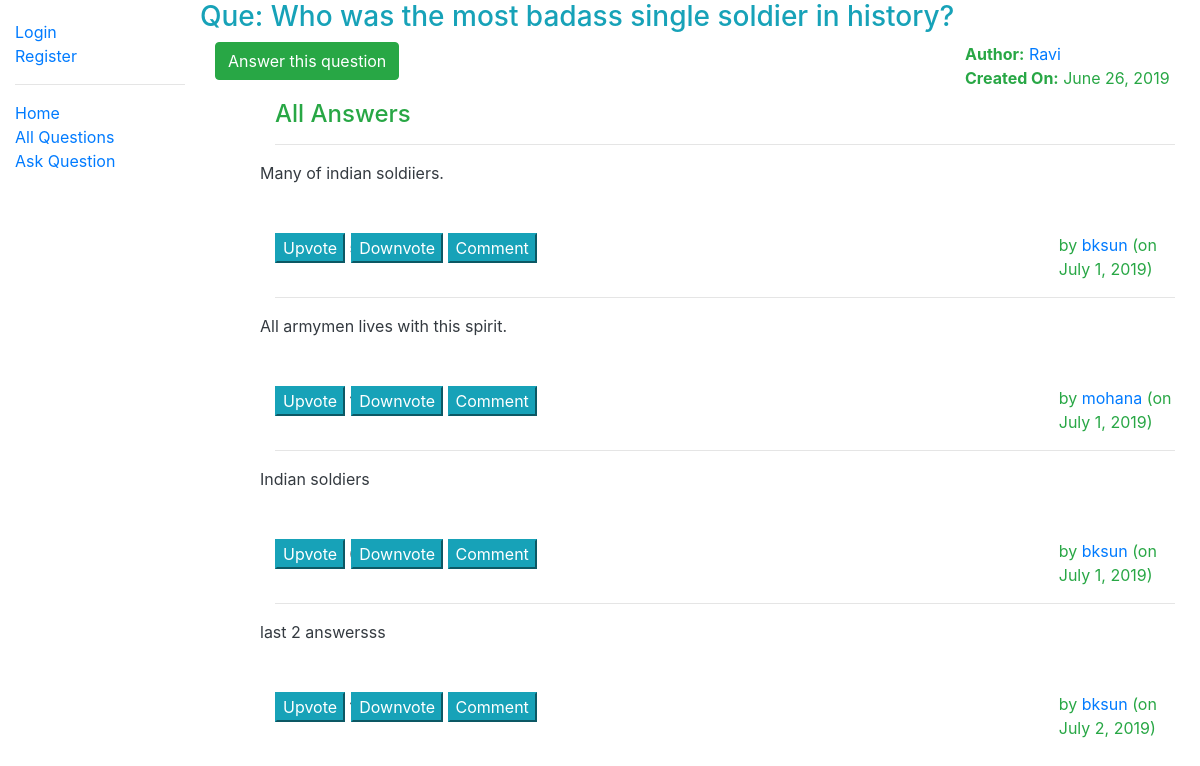
The page /myquora/question/4 on the database as committed earlier.
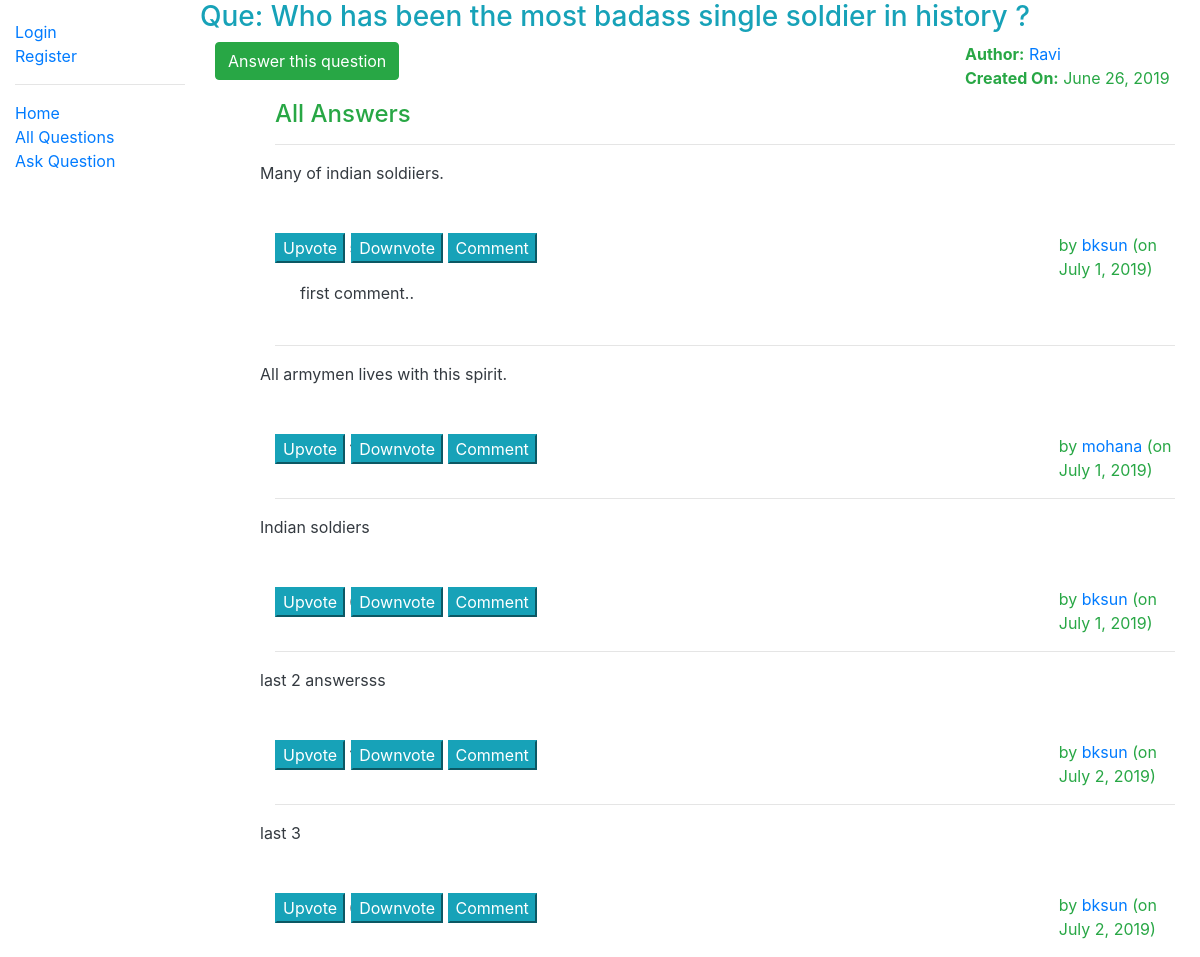
The same page on the database as committed later.
### myquora/models.py (models this page shows, shortened)
class Question(models.Model):
    author = models.ForeignKey(Author, on_delete=models.SET_NULL, null=True)
    question_text = models.TextField(max_length=1000, help_text='Enter your question in brief∂')
    date_created = models.DateField(null=True, default=datetime.now())
    date_updated = models.DateField(null=True, default=datetime.now())
    def __str__(self):
        return f'{self.question_text}'

class Author(models.Model):
    user = models.ForeignKey(User, on_delete=models.CASCADE)
    email = models.EmailField(max_length=70,blank=True)
    date_created = models.DateField(null=True, default=datetime.now())
    credits =  models.IntegerField(default=0)
    def get_absolute_url(self):
        return reverse('author-detail', args=[str(self.id)])
    def __str__(self):
        return f'{self.user.username}'

class Answer(models.Model):
    author = models.ForeignKey(Author, on_delete=models.SET_NULL, null=True)
    question = models.ForeignKey('Question', on_delete=models.SET_NULL, null=True)
    answer_text = models.TextField(max_length=2000, help_text='Write your answer here...')
    date_created = models.DateField(null=True, default=datetime.now())
    date_updated = models.DateField(null=True, default=datetime.now())
    upvote = models.IntegerField(default=0)
    downvote = models.IntegerField(default=0)
    views = models.IntegerField(default=0)
    def __str__(self):
        return f'Que: {self.question.question_text[:50]}.. Ans: {self.answer_text[:50]}..'

class Comment(models.Model):
    author = models.ForeignKey('Author', on_delete=models.SET_NULL, null=True)
    answer = models.ForeignKey('Answer', on_delete=models.SET_NULL, null=True)
    comment_text = models.TextField(max_length=1000, help_text='Enter your comment...')
    date_created = models.DateField(default=datetime.now())
    date_updated = models.DateField(default=datetime.now())
    def __str__(self):
        return f'{self.comment_text[:20]}..'

### myquora/views.py (the view)
# urls.py: path('question/<int:pk>', views.QuestionDetailView.as_view(), name='question-detail'),
class QuestionDetailView(generic.DetailView):
    model = Question
    paginate_by = 3
    def get_context_data(self, **kwargs):
        context = super().get_context_data(**kwargs)
        print(context)
        question_id = self.kwargs['pk']
        print(question_id)
        question = Question.objects.get(id=question_id)
        answer_list = Answer.objects.filter(question=question)
        print('Question: ', question)
        print('Question Type: ', type(question))
        print('Answer list: ', answer_list)
        print('Answer list is ready')
        print('Finding comments for answer...')
        comment_dictionary = {}
        for ans in iter(answer_list):
            print('Answer: ', ans)
            print('Answer Id: ', ans.id)
            print('Answer Type: ', type(ans))
            comment_list = Comment.objects.filter(answer = ans)
            print('Comment List: ', comment_list)
            comment_dictionary[ans.id] = comment_list
            print('---------------------------------------')
        print('Comment list is ready')
        print('printing comment dictionary:', comment_dictionary)
        for keys, values in comment_dictionary.items():
            print(keys, " -> ", values)
        print('Comments print is over')
        context['answer_list'] = answer_list
        context['answer_url'] = '/myquora/question/' + str(question_id) + '/answer/'
        context['upvote_url'] = '/myquora/answer/upvote/'
        context['downvote_url'] = '/myquora/answer/downvote/'
        context['comment_dictionary'] = comment_dictionary
        return context

### myquora/templates/myquora/question_detail.html (shortened to what this page needs)
{% extends "base_generic.html" %}
{% block content %}
<div class="row text-info">
    <h3>Que: {{ question.question_text }} </h3>
</div>
  <div class="text-success">
    <div class="row">
        <div class="col">
          <form action = "{{answer_url}}" method = "GET" >
            <input type ="submit"  class="btn btn-success" role="button" value="Answer this question">
          </form>
        </div>
        <div class="col-6"></div>
        <div class="col">
          <strong>Author:</strong> <a href="{{ question.author.get_absolute_url }}">{{ question.author }}</a>
          <br>
          <strong>Created On:</strong> {{ question.date_created }}
        </div>
    </div>
  <div style="margin-left:20px;margin-top:10px; margin-right: 10px;">
    {% if answer_list %}
    <ul>
        <h4>All Answers</h4>
      {% for answer in answer_list %}
            <hr></hr>
          <div class="row text-dark">
            {{ answer.answer_text }}
          </div>
          <br>
          <br>
          <div class="row text-success">
              <div class="col">
                <form action="{{upvote_url}}{{answer.id}}" method="POST">
                  <input type="submit" value="Upvote" class="btn-info">
                  <span class="text-dark">{{ answer.upvote }}</span>
                </form>
              </div>
            <div style="margin-left: -70px;" class="col">
                <form action="{{downvote_url}}{{answer.id}}" method="POST">
                  <input type="submit" value="Downvote" class="btn-info">
                  <span class="text-dark">{{ answer.downvote }}</span>
                </form>
              </div>
            <div style="margin-left: -50px;" class="col">
                <form action="/myquora/answer/{{answer.id}}/comment/" method="GET">
                  <input type="submit" value="Comment" class="btn-info">
                </form>
              </div>
            <div class="col-6"></div>
              <div class="col">
                  by <a href="{{ answer.author.get_absolute_url }}">{{answer.author}} </a>
                  (on {{answer.date_updated}})
              </div>
          </div>
          {% for key, comment in comment_dictionary.items %}
            {% if key == answer.id %}
              {% if comment %}
                {% for comm in comment %}
                  <div style="margin-left: 25px;" class="row text-dark">
                     {{ comm }}
                  </div>
                  <br>
                {% endfor %}
              {% endif %}
            {% endif %}
          {% endfor %}
      {% endfor %}
    </ul>
    {% else %}
    <div class="text-danger">
        There are no answers for this question.
    </div>
    {% endif %}
  </div>
{% endblock %}

### myquora/templates/base_generic.html (shortened to what this page needs)
<!DOCTYPE html>
<html lang="en">
<head>
  <link rel="stylesheet" href="https://stackpath.bootstrapcdn.com/bootstrap/4.1.3/css/bootstrap.min.css">
  {% load static %}
  <link rel="stylesheet" href="{% static 'css/styles.css' %}">
</head>
<body>
  <div class="container-fluid">
    <div class="row">
      <div class="col-sm-2">
      {% block sidebar %}
        <ul class="sidebar-nav">
          {% if user.is_authenticated %}
            <li>User: {{ user.get_username }}</li>
            <li><a href="{% url 'logout'%}?next={{request.path}}">Logout</a></li>
          {% else %}
          <li><a href="{% url 'login'%}?next={{request.path}}">Login</a></li>
          <li><a href="{% url 'author-add'%}?next={{request.path}}">Register</a></li>
          {% endif %}
          <hr>
          <li><a href="{% url 'index' %}">Home</a></li>
          <li><a href="{% url 'questions' %}">All Questions</a></li>
          <li><a href="{% url 'question-add' %}">Ask Question</a></li>
        </ul>
     {% endblock %}
      </div>
    <br>
    <br>
    <br>
    <div class="col-sm-10 ">{% block content %}{% endblock %}
    </div>
  </div>
</body>
</html>

### myquora/static/css/styles.css (style rules this page uses)
.sidebar-nav { margin-top: 20px; padding: 0; list-style: none; }

Rows that differ between the two databases and show on the page:
changed Question "Ravi": question_text "Who was the most badass single soldier in history?" → "Who has been the most badass single soldier in history ?"
added Comment: comment_text "first comment..", shown under Answer "Many of indian soldiiers."
added Answer: answer_text "last 3", author "bksun", date_updated "July 2, 2019"
